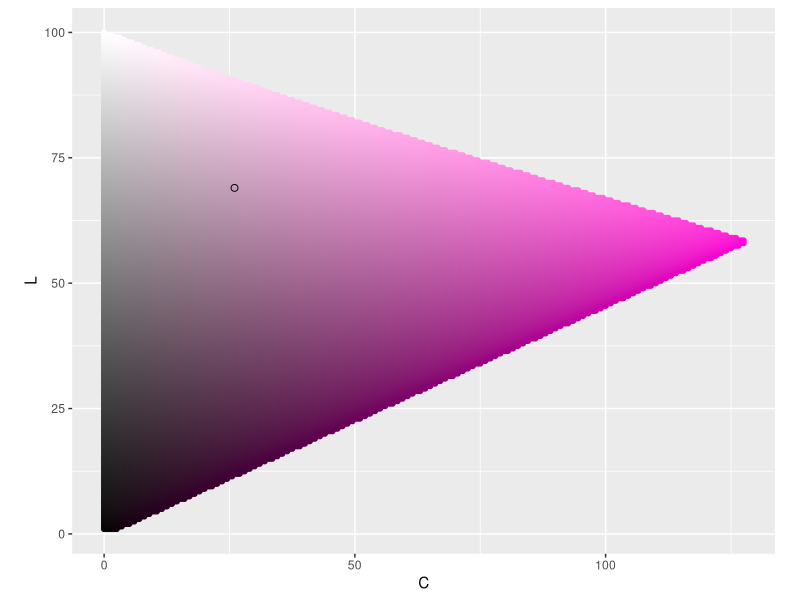
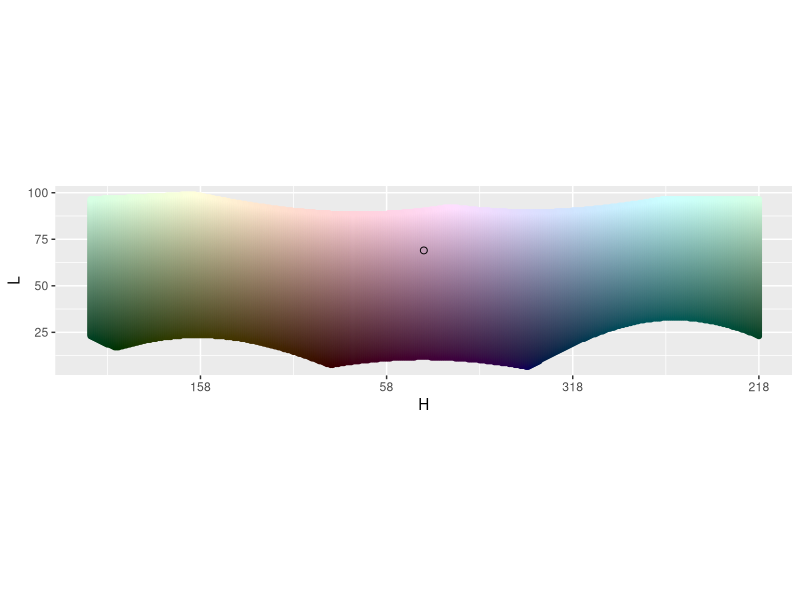
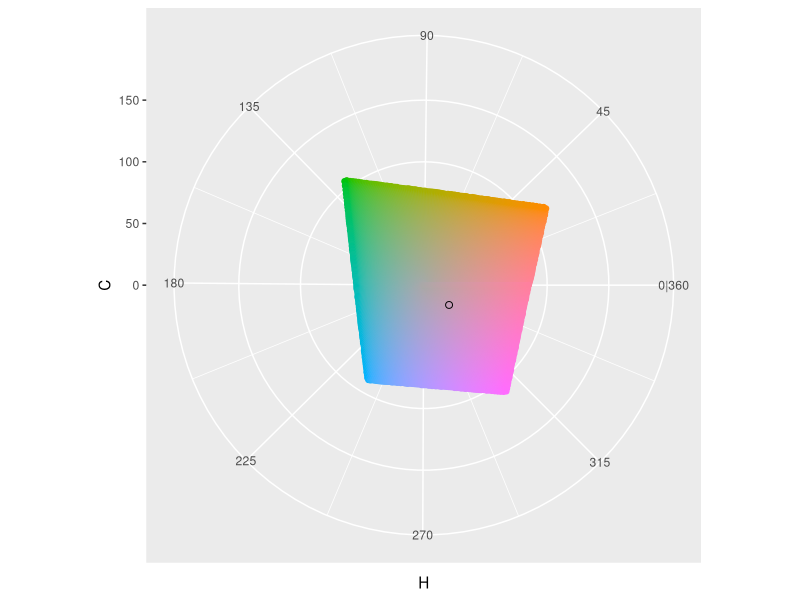
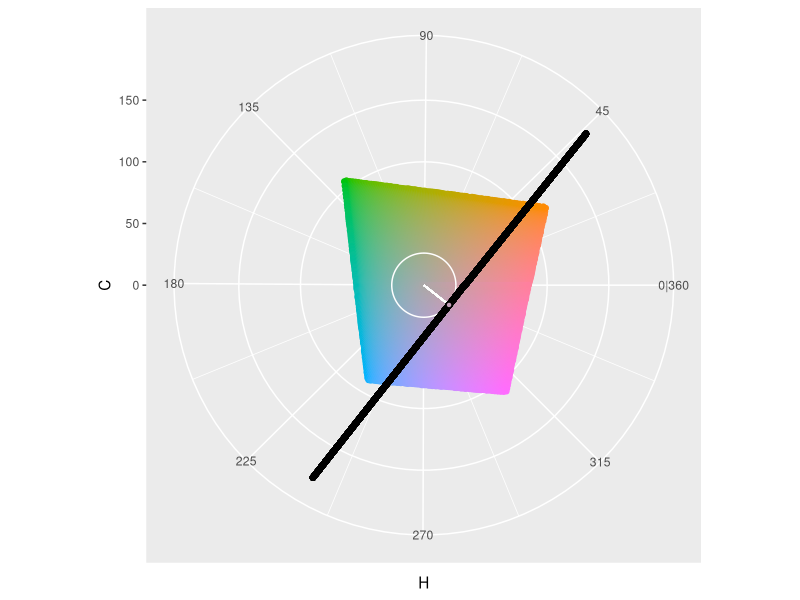
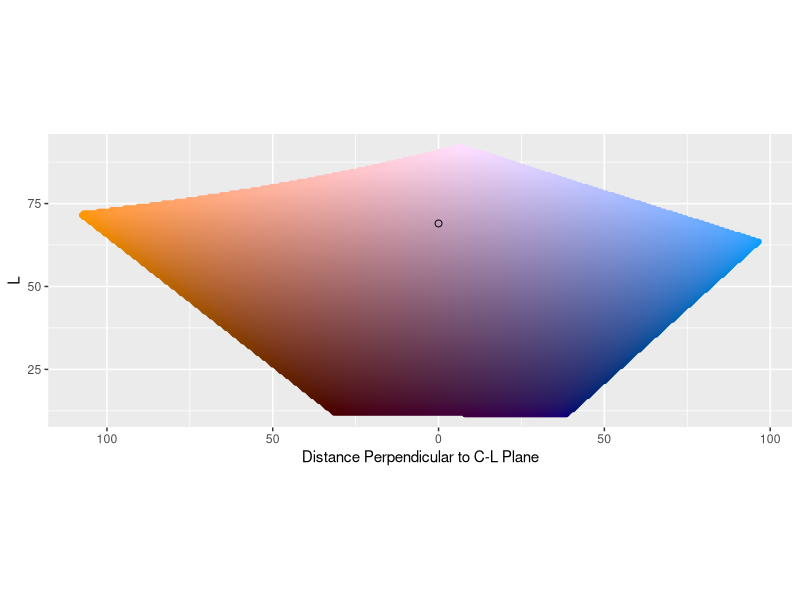
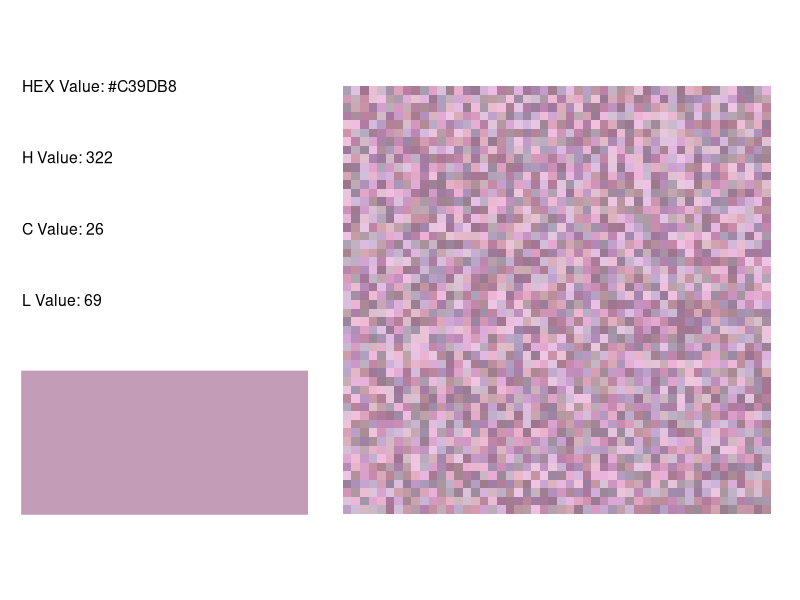
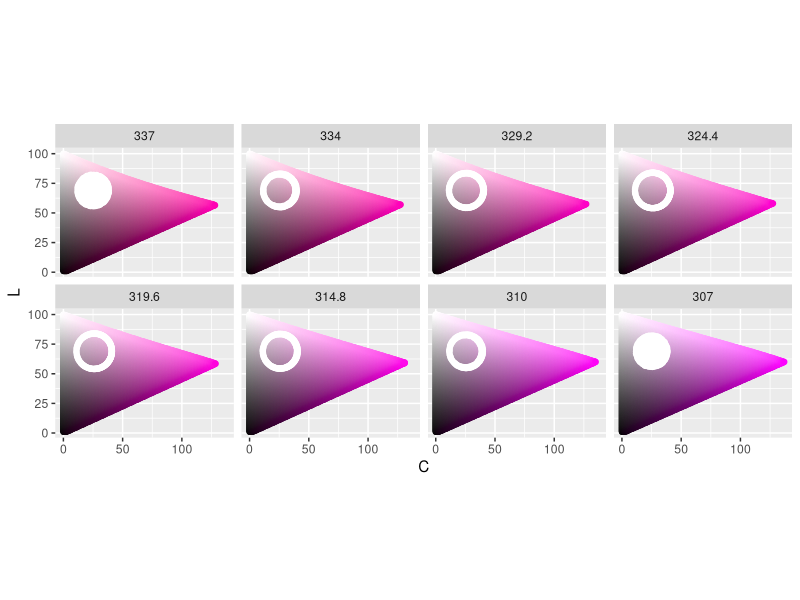
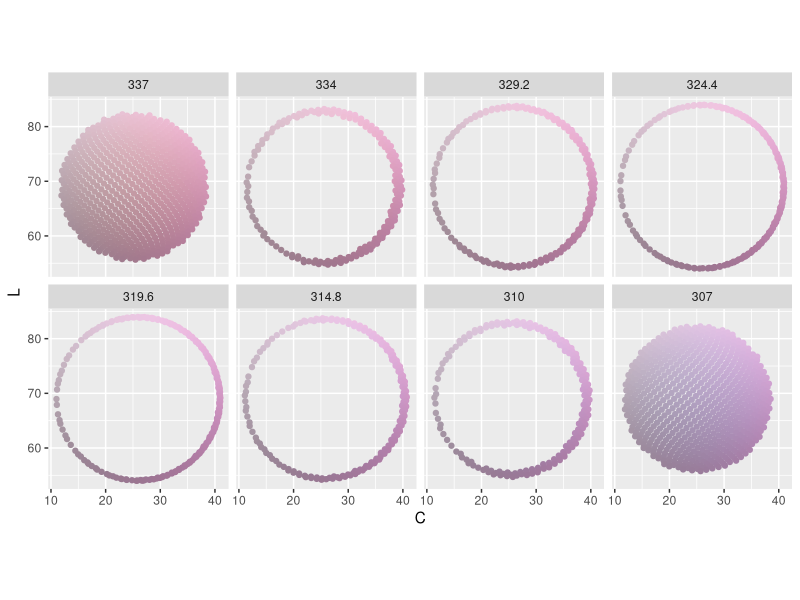

These charts were generated, in order, by the following R code:
## ---- chunk 1
#| code-fold: true
#| code-summary: "[A Lot of Setup Code]"

##---------
# Libraries
##---------
library(tidyverse)
library(patchwork)
library(colorspace)

##------------
# Pick a color
##------------
H_point <- 322
C_point <- 26
L_point <- 69

color_hex <- hcl(H_point, 
                 C_point, 
                 L_point,
                 fixup = FALSE)

##--------------------------------
# See color in H, C, L color space 
##--------------------------------
# C-L Plane ----
get_C_L_plane <- function(H_point) {
  expand_grid(H = H_point,
              C = seq(0, 180, .5),
              L = seq(1, 100, .5)) %>%
    mutate(color_value = hcl(H, C, L, fixup = FALSE)) %>%
    filter(!is.na(color_value))
}
C_L_plane <- get_C_L_plane(H_point)

graph_C_L_plane <- function(C_L_plane, color_hex) {
  ggplot() +
    geom_point(data = C_L_plane,
               aes(C, L, color = color_value, fill = color_value)) +
    scale_x_continuous(labels = abs) +
    scale_color_identity() +
    scale_fill_identity() +
    geom_point(aes(x = C_point,
                   y = L_point),
               color = 'black',
               fill = color_hex,
               shape = 21,
               size = 2) +
    coord_equal()
}
graph_C_L_plane(C_L_plane, color_hex)

# H-L Curve ----
get_H_L_curve <- function(C_point) {
  expand_grid(H = seq(1, 360, 1),
              C = C_point,
              L = seq(1, 100, .5)) %>%
    mutate(color_value = hcl(H, C, L, fixup = FALSE)) %>%
    filter(!is.na(color_value))
}
H_L_curve <- get_H_L_curve(C_point)

label_H_center <- function(H_point, ...) {
  function(x) {(x + (180 - H_point)) %% 360}
}

graph_H_L_curve <- function(H_L_curve, color_hex, H_point) {
  ggplot() +
    geom_point(data = H_L_curve,
               aes((H + (180 - H_point)) %% 360, L, 
                   color = color_value, fill = color_value)) +
    scale_color_identity() +
    scale_fill_identity() +
    geom_point(aes(x = 180, # Because we rotated points to not drop over edge
                   y = L_point),
               color = 'black',
               fill = color_hex,
               shape = 21,
               size = 2) +
    scale_x_reverse('H', # Like you're standing on the inside
                    labels = label_H_center(H_point = H_point),
                    limits = c(360, 0)) +
    coord_equal()
}
graph_H_L_curve(H_L_curve, color_hex, H_point)

# H-C plane ----
get_H_C_plane <- function(L_point){
  expand_grid(H = seq(1, 360, 1),
              C = seq(0, 180, .5),
              L = L_point) %>%
    mutate(color_value = hcl(H, C, L, fixup = FALSE)) %>%
    filter(!is.na(color_value))
}
H_C_plane <- get_H_C_plane(L_point)

graph_H_C_plane <- function(H_C_plane, color_hex) {
  ggplot() +
    geom_point(data = H_C_plane,
               aes(H, C, color = color_value, fill = color_value)) +
    scale_color_identity() +
    scale_fill_identity() +
    scale_x_continuous(breaks = seq(45, 360, 45),
                       minor_breaks = seq(0, 315, 45) + 45/2,
                       labels = c('45', '90', '135', '180', 
                                  '225', '270', '315', '0|360')) +
    scale_y_continuous(limits = c(0, 180)) +
    geom_point(aes(x = H_point,
                   y = C_point),
               color = 'black',
               fill = color_hex,
               shape = 21,
               size = 2) +
    coord_polar(start = 270 * pi / 180,
                direction = -1)
}
graph_H_C_plane(H_C_plane, color_hex)

# C tangent plane ----
C_circle <- data.frame(H = seq(1, 360),
                       C = C_point,
                       color_value = "white")
C_tangent_plane <- expand_grid(x = C_point, # Plane perpendicular to H at C
                               perpendicular_from_C_L = 
                                 seq(-sqrt(180^2 - C_point^2), sqrt(180^2 - C_point^2)),
                               L = seq(1, 100, 1)) %>%
  mutate(x_rotate = x * cos(H_point * pi/180) -  # rotate
           perpendicular_from_C_L * sin(H_point * pi/180),
         y_rotate = x * sin(H_point * pi/180) + 
           perpendicular_from_C_L * cos(H_point * pi/180)) %>%
  mutate(x = x_rotate,
         y = y_rotate) %>%
  select(-x_rotate, -y_rotate)  %>%
  mutate(H = (atan2(y, x) * 180/pi) %% 360,
         C = sqrt(x^2 + y^2)) %>%
  mutate(color_value = "white")
ggplot(data = H_C_plane,
       aes(H, C, color = color_value, fill = color_value)) +
  geom_point() +
  scale_color_identity() +
  scale_fill_identity() +
  scale_x_continuous(breaks = seq(45, 360, 45),
                     minor_breaks = seq(0, 315, 45) + 45/2,
                     labels = c('45', '90', '135', '180', 
                                '225', '270', '315', '0|360')) +
  scale_y_continuous(limits = c(0, 180)) +
  geom_path(data = C_circle) +
  geom_segment(x = H_point,
               y = 0,
               xend = H_point,
               yend = C_point,
               col = "white") +
  geom_point(data = C_tangent_plane, col = "black") +
  geom_point(x = H_point,
             y = C_point,
             color = 'black',
             fill = color_hex,
             shape = 21) +
  coord_polar(start = 270 * pi / 180,
              direction = -1)

get_C_tangent_plane <- function(H_point, C_point) {
  expand_grid(x = C_point, # Plane perpendicular to H at C
              perpendicular_from_C_L = seq(-180, 180, .5),
              L = seq(1, 100, .5)) %>%
    mutate(x_rotate = x * cos(H_point * pi/180) -  # rotate
             perpendicular_from_C_L * sin(H_point * pi/180),
           y_rotate = x * sin(H_point * pi/180) + 
             perpendicular_from_C_L * cos(H_point * pi/180)) %>%
    mutate(x = x_rotate,
           y = y_rotate) %>%
    select(-x_rotate, -y_rotate)  %>%
    mutate(H = (atan2(y, x) * 180/pi) %% 360,
           C = sqrt(x^2 + y^2)) %>%
    mutate(color_value = hcl(H, C, L, fixup = FALSE)) %>%
    filter(!is.na(color_value))
}
C_tangent_plane <- get_C_tangent_plane(H_point, C_point)

graph_C_tangent_plane <- function(C_tangent_plane, color_hex) {
  ggplot() +
    geom_point(data = C_tangent_plane,
               aes(perpendicular_from_C_L, L, 
                   color = color_value, fill = color_value)) +
    scale_color_identity() +
    scale_fill_identity() +
    scale_x_reverse("Distance Perpendicular to C-L Plane",
                    labels = abs) +
    geom_point(aes(x = 0,
                   y = L_point),
               color = 'black',
               fill = color_hex,
               shape = 21,
               size = 2) +
    coord_equal()
}
graph_C_tangent_plane(C_tangent_plane, color_hex)
## ---- chunk 2
#| code-fold: true
#| code-summary: "[xyL Perimeter Code]"

##------------------
# x, y, L perimeter
##------------------
width <- 15
n_color <- 50 ^ 2

# http://extremelearning.com.au/how-to-evenly-distribute-points-on-a-sphere-more-effectively-than-the-canonical-fibonacci-lattice/#more-3069
get_xyl_data <- function(H_point, C_point, L_point, width, n_color) {
  data.frame(theta = 2 * pi * seq(0, n_color - 1) / ((1 + sqrt(5)) / 2),
             phi = acos(1 - 2 * (seq(0, n_color - 1) + .5) / n_color)) %>%
    mutate(x = cos(theta) * sin(phi),
           y = sin(theta) * sin(phi),
           L = cos(phi)) %>%
    mutate(x = x * width + C_point * cos(H_point * pi/180),
           y = y * width + C_point * sin(H_point * pi/180),
           L = L * width + L_point) %>%
    mutate(H = (atan2(y, x) * 180/pi) %% 360,
           C = sqrt(x^2 + y^2)) %>%
    filter(L >= 0 & L <= 100 & C >= 0) %>%
    mutate(color_value = hcl(h = H,
                             c = C,
                             l = L)) %>%
    mutate(x = C * cos(H * pi/180),
           y = C * sin(H * pi/180)) %>%
    mutate(perpendicular_from_C_L = x * sin(-H_point * pi/180) + 
             y * cos(-H_point * pi/180),
           parallel_along_C_L = x * cos(-H_point * pi/180) - 
             y * sin(-H_point * pi/180)) %>%
    mutate(row_value = sample(row_number(), n()),
           col_value = ceiling(row_value / sqrt(n_color))) %>%
    mutate(row_value = (row_value %% sqrt(n_color)) + 1) %>%
    mutate(L_cut = as.character(
      cut(L, breaks = c(-Inf, seq(L_point - width, 
                                  L_point + width, 
                                  length.out = 7), 
                        Inf),
          labels = c(L_point - width, 
                     seq(L_point - (width * .8), 
                         L_point + (width * .8), 
                         length.out = 6), 
                     L_point + width))),
      C_cut = as.character(
        cut(C,
            breaks = c(-Inf, 
                       seq(C_point - width, 
                           C_point + width, 
                           length.out = 7), 
                       Inf),
            labels = c(C_point - width, 
                       seq(C_point - (width * .8), 
                           C_point + (width * .8), 
                           length.out = 6), 
                       C_point + width))),
      H_cut = as.character(
        cut((180 - abs(abs(H - H_point) - 180)) * 
              sign(180 - abs(H - H_point)) * 
              sign(H - H_point),
            breaks = c(-Inf, 
                       seq(0 - width, 
                           0 + width, 
                           length.out = 7), 
                       Inf),
            labels = c(H_point - width, 
                       seq(H_point - (width * .8), 
                           H_point + (width * .8), 
                           length.out = 6), 
                       H_point + width) %% 360)),
      perpendicular_from_C_L_cut = as.character(
        cut(perpendicular_from_C_L,
            breaks = c(-Inf, seq(0 - width, 
                                 0 + width, 
                                 length.out = 7), 
                       Inf),
            labels = c(0 - width, 
                       seq(0 - (width * .8), 
                           0 + (width * .8), 
                           length.out = 6), 
                       0 + width))),
      parallel_along_C_L_cut = as.character(
        cut(parallel_along_C_L,
            breaks = c(-Inf, 
                       seq(C_point - width, 
                           C_point + width, 
                           length.out = 7), 
                       Inf),
            labels = c(C_point - width, 
                       seq(C_point - (width * .8), 
                           C_point + (width * .8), 
                           length.out = 6), 
                       C_point + width)))) %>%
    mutate(L_cut = as.factor(as.numeric(L_cut)),
           C_cut = as.factor(as.numeric(C_cut)),
           H_cut = as.factor(as.numeric(H_cut)),
           perpendicular_from_C_L_cut = 
             as.factor(as.numeric(perpendicular_from_C_L_cut)),
           parallel_along_C_L_cut = 
             as.factor(as.numeric(parallel_along_C_L_cut))) %>%
    mutate(H_cut = fct_expand(H_cut, 
                              as.character(c(H_point - width, 
                                             seq(H_point - (width * .8), 
                                                 H_point + (width * .8), 
                                                 length.out = 6), 
                                             H_point + width) %% 360)),
           perpendicular_from_C_L_cut = 
             fct_expand(perpendicular_from_C_L_cut,
                        as.character(c(0 - width, 
                                       seq(0 - (width * .8), 
                                           0 + (width * .8), 
                                           length.out = 6), 
                                       0 + width)))) %>%
    mutate(H_cut = fct_relevel(H_cut, 
                               as.character(c(H_point - width, 
                                              seq(H_point - (width * .8), 
                                                  H_point + (width * .8), 
                                                  length.out = 6), 
                                              H_point + width) %% 360)),
           perpendicular_from_C_L_cut = 
             fct_relevel(perpendicular_from_C_L_cut,
                         as.character(c(0 - width, 
                                        seq(0 - (width * .8), 
                                            0 + (width * .8), 
                                            length.out = 6), 
                                        0 + width)))) %>%
    mutate(H_cut = fct_rev(H_cut),
           perpendicular_from_C_L_cut = fct_rev(perpendicular_from_C_L_cut))
}

xyl <- get_xyl_data(H_point, C_point, L_point, width, n_color)

graph_info <- function(H_point, C_point, L_point) {
  color_hex <- hcl(H_point, 
                   C_point,
                   L_point,
                   fixup = FALSE)
  
  ggplot() +
    geom_rect(aes(xmin = 0, xmax = 1,
                  ymin = 0, ymax = .5), col = color_hex, fill = color_hex) +
    geom_text(data = data.frame(x = 0,
                                y = seq(1.5, .75, -.25),
                                label = c(paste("HEX Value:", color_hex), 
                                          paste("H Value:", H_point),
                                          paste("C Value:", C_point),
                                          paste("L Value:", L_point))),
              aes(x, y, label = label), hjust = 0, size = 4) +
    coord_equal() +
    theme_void()
}

graph_sample <- function(color_points) {
  ggplot(data = color_points,
         aes(x = row_value,
             y = col_value,
             fill = color_value)) +
    geom_tile() +
    coord_equal() +
    scale_fill_identity() +
    theme_void()
}

p1 <- graph_info(H_point, C_point, L_point)
p2 <- graph_sample(xyl)
p1 + p2

# C L plane by H
graph_C_L_by_H <- function(color_points) {
  ggplot(data = color_points, aes(C, L, 
                                  col = color_value, fill = color_value)) +
    geom_point() +
    scale_color_identity() +
    scale_fill_identity() +
    facet_wrap(~ H_cut, nrow = 2) +
    coord_equal() 
}

get_C_L_plane_by_H <- function(color_points, H_point, width) {
  map_dfr(as.numeric(as.character(unique(color_points$H_cut))), 
          get_C_L_plane) %>%
    mutate(H_cut = as.factor(H)) %>%
    mutate(H_cut = fct_expand(H_cut, 
                              as.character(c(H_point - width, 
                                             seq(H_point - (width * .8), 
                                                 H_point + (width * .8), 
                                                 length.out = 6), 
                                             H_point + width) %% 360))) %>%
    mutate(H_cut = fct_relevel(H_cut, 
                               as.character(c(H_point - width, 
                                              seq(H_point - (width * .8), 
                                                  H_point + (width * .8), 
                                                  length.out = 6), 
                                              H_point + width) %% 360))) %>%
    mutate(H_cut = fct_rev(H_cut))
}
C_L_plane_by_H <- get_C_L_plane_by_H(xyl, H_point, width)

graph_C_L_plane_by_H <- function(C_L_plane, color_points) {
  ggplot() +
    geom_point(data = C_L_plane,
               aes(C, L, color = color_value, fill = color_value)) +
    geom_point(data = color_points,
               aes(C, L, color = "white", fill = "white")) +
    scale_x_continuous(labels = abs) +
    scale_color_identity() +
    scale_fill_identity() +
    facet_wrap(~ H_cut, nrow = 2) +
    coord_equal()
}
graph_C_L_plane_by_H(C_L_plane_by_H, xyl)
graph_C_L_by_H(xyl)

# H L curve
graph_H_L_by_C <- function(color_points, H_point) {
  ggplot(data = color_points, aes((H + (180 - H_point)) %% 360, L, 
                                  color = color_value, fill = color_value)) +
    geom_point() +
    scale_color_identity() +
    scale_fill_identity() +
    scale_x_reverse('H', # Like you're standing on the inside
                    labels = label_H_center(H_point = H_point)) +
    facet_wrap(~ C_cut, nrow = 2) +
    coord_equal()
}

get_H_L_curve_by_C <- function(color_points) {
  map_dfr(as.numeric(as.character(
    unique(color_points$C_cut))), get_H_L_curve) %>%
    mutate(C_cut = as.factor(C))
}
H_L_curve_by_C <- get_H_L_curve_by_C(xyl)

graph_H_L_curve_by_C <- function(H_L_curve_by_C, color_points, H_point) {
  ggplot() +
    geom_point(data = H_L_curve_by_C,
               aes((H + (180 - H_point)) %% 360, L, 
                   color = color_value, fill = color_value)) +
    geom_point(data = color_points,
               aes((H + (180 - H_point)) %% 360, L, 
                   color = "white", fill = "white")) +
    scale_color_identity() +
    scale_fill_identity() +
    scale_x_reverse('H', # Like you're standing on the inside
                    labels = label_H_center(H_point = H_point),
                    limits = c(360, 0)) +
    facet_wrap(~ C_cut, nrow = 2) +
    coord_equal()
}
graph_H_L_curve_by_C(H_L_curve_by_C, xyl, H_point)
graph_H_L_by_C(xyl, H_point)

# H C plane by L
graph_x_y_by_L <- function(color_points, H_point) {
  ggplot(data = color_points, aes(x, y, 
                                  col = color_value, fill = color_value)) +
    geom_abline(slope = c(tan(-67.5 * pi/180), 
                          tan(-45 * pi/180), 
                          tan(-22.5 * pi/180),
                          0, 100000,
                          tan(22.5 * pi/180), 
                          tan(45 * pi/180), 
                          tan(67.5 * pi/180)), 
                intercept = 0,
                color = "white") +
    geom_abline(slope = tan(H_point * pi/180), 
                intercept = 0,
                color = "black") +
    geom_point() +
    scale_color_identity() +
    scale_fill_identity() +
    facet_wrap(~ L_cut, nrow = 2) +
    coord_equal() +
    theme(axis.line=element_blank(), axis.text.x=element_blank(),
          axis.text.y=element_blank(), axis.ticks=element_blank(),
          axis.title.x=element_blank(), axis.title.y=element_blank(),
          panel.grid.major=element_blank(), panel.grid.minor=element_blank())
}

get_H_C_plane_by_L <- function(color_points) {
  map_dfr(as.numeric(
    as.character(unique(color_points$L_cut))), get_H_C_plane) %>%
    mutate(L_cut = as.factor(L))
}
H_C_plane_by_L <- get_H_C_plane_by_L(xyl)

graph_H_C_plane_by_L <- function(H_C_plane_by_L, color_points) {
  ggplot() +
    geom_point(data = H_C_plane_by_L,
               aes(H, C, color = color_value, fill = color_value)) +
    geom_point(data = color_points,
               aes(H , C, color = "white", fill = "white")) +
    scale_color_identity() +
    scale_fill_identity() +
    scale_x_continuous(breaks = seq(45, 360, 45),
                       minor_breaks = seq(0, 315, 45) + 45/2,
                       labels = c('45', '90', '135', '180', 
                                  '225', '270', '315', '0|360')) +
    scale_y_continuous(limits = c(0, 180)) +
    facet_wrap(~ L_cut, nrow = 2) +
    coord_polar(start = 270 * pi / 180,
                direction = -1)
}
graph_H_C_plane_by_L(H_C_plane_by_L, xyl)
graph_x_y_by_L(xyl, H_point)

# C tangent plane
label_perpendicular_from_C_L_cut<- function(x) {
  as.character(abs(as.numeric(x)))
}

graph_parallel_perpendicular_by_L <- function(color_points) {
  ggplot(data = color_points, 
         aes(x = parallel_along_C_L,
             y = perpendicular_from_C_L,
             color = color_value)) +
    geom_point() +
    scale_color_identity() +
    scale_y_continuous("Distance Perpendicular to C-L Plane", # similar to H
                       labels = abs) +
    labs(x = "Distance Parallel to C-L Plane") + # similar to C
    facet_wrap(~ L_cut, nrow = 2) +
    coord_equal()
}
graph_parallel_perpendicular_by_L(xyl)

graph_perpendicular_L_by_parallel <- function(color_points) {
  ggplot(data = color_points, 
         aes(x = perpendicular_from_C_L,
             y = L,
             color = color_value)) +
    geom_point() +
    scale_color_identity() +
    scale_x_continuous("Distance Perpendicular to C-L Plane",
                       labels = abs) +
    scale_y_continuous(labels = abs) +
    facet_wrap(~ parallel_along_C_L_cut, nrow = 2) +
    coord_equal()
}
graph_perpendicular_L_by_parallel(xyl)

graph_parallel_L_by_perpendicular <- function(color_points) {
  ggplot(data = color_points, 
         aes(x = parallel_along_C_L,
             y = L,
             color = color_value)) +
    geom_point() +
    scale_color_identity() +
    labs(x = "Distance Parallel to C-L Plane") +
    facet_wrap(~ perpendicular_from_C_L_cut, nrow = 2,
               labeller = as_labeller(label_perpendicular_from_C_L_cut)) +
    coord_equal()
}
graph_parallel_L_by_perpendicular(xyl)
## ---- chunk 3
#| code-fold: true
#| code-summary: "[HCL Perimeter Code]"

##------------------
# H, C, L, perimeter
##------------------
get_hcl_data <- function(H_point, C_point, L_point, width, n_color) {
 data.frame(theta = 2 * pi * seq(0, n_color - 1) / ((1 + sqrt(5)) / 2),
                  phi = acos(1 - 2 * (seq(0, n_color - 1) + .5) / n_color)) %>%
  mutate(H = cos(theta) * sin(phi),
         C = sin(theta) * sin(phi),
         L = cos(phi)) %>%
  mutate(H = H * width + H_point,
         C = C * width + C_point,
         L = L * width + L_point) %>%
  mutate(H = H %% 360) %>% # not really needed except for graphs
  filter(L >= 0 & L <= 100 & C >= 0) %>%
  mutate(color_value = hcl(h = H,
                           c = C,
                           l = L)) %>%
  mutate(x = C * cos(H * pi/180),
         y = C * sin(H * pi/180)) %>%
  mutate(perpendicular_from_C_L = x * sin(-H_point * pi/180) + 
           y * cos(-H_point * pi/180), # not a C value since we didn't rotate by H
         parallel_along_C_L = x * cos(-H_point * pi/180) - 
           y * sin(-H_point * pi/180)) %>%
  mutate(row_value = sample(row_number(), n()),
         col_value = ceiling(row_value / sqrt(n_color))) %>%
  mutate(row_value = (row_value %% sqrt(n_color)) + 1) %>%
  mutate(L_cut = as.character(
    cut(L, breaks = c(-Inf, seq(L_point - width, 
                                L_point + width, 
                                length.out = 7), 
                      Inf),
        labels = c(L_point - width, 
                   seq(L_point - (width * .8), 
                       L_point + (width * .8), 
                       length.out = 6), 
                   L_point + width))),
         C_cut = as.character(
           cut(C,
               breaks = c(-Inf, 
                          seq(C_point - width, 
                              C_point + width, 
                              length.out = 7), 
                          Inf),
               labels = c(C_point - width, 
                          seq(C_point - (width * .8), 
                              C_point + (width * .8), 
                              length.out = 6), 
                          C_point + width))),
         H_cut = as.character(
           cut((180 - abs(abs(H - H_point) - 180)) * 
                 sign(180 - abs(H - H_point)) * 
                 sign(H - H_point),
               breaks = c(-Inf, 
                          seq(0 - width, 
                              0 + width, 
                              length.out = 7), 
                          Inf),
               labels = c(H_point - width, 
                          seq(H_point - (width * .8), 
                              H_point + (width * .8), 
                              length.out = 6), 
                          H_point + width) %% 360)),
         perpendicular_from_C_L_cut = as.character(
           cut(perpendicular_from_C_L,
               breaks = c(-Inf, seq(0 - width, 
                                    0 + width, 
                                    length.out = 7), 
                          Inf),
               labels = c(0 - width, 
                          seq(0 - (width * .8), 
                              0 + (width * .8), 
                              length.out = 6), 
                          0 + width))),
         parallel_along_C_L_cut = as.character(
           cut(parallel_along_C_L,
               breaks = c(-Inf, 
                          seq(C_point - width, 
                              C_point + width, 
                              length.out = 7), 
                          Inf),
               labels = c(C_point - width, 
                          seq(C_point - (width * .8), 
                              C_point + (width * .8), 
                              length.out = 6), 
                          C_point + width)))) %>%
  mutate(L_cut = as.factor(as.numeric(L_cut)),
         C_cut = as.factor(as.numeric(C_cut)),
         H_cut = as.factor(as.numeric(H_cut)),
         perpendicular_from_C_L_cut = 
           as.factor(as.numeric(perpendicular_from_C_L_cut)),
         parallel_along_C_L_cut = 
           as.factor(as.numeric(parallel_along_C_L_cut))) %>%
  mutate(H_cut = fct_expand(H_cut, 
                            as.character(c(H_point - width, 
                                           seq(H_point - (width * .8), 
                                               H_point + (width * .8), 
                                               length.out = 6), 
                                           H_point + width) %% 360)),
         perpendicular_from_C_L_cut = 
           fct_expand(perpendicular_from_C_L_cut,
                      as.character(c(0 - width, 
                                     seq(0 - (width * .8), 
                                         0 + (width * .8), 
                                         length.out = 6), 
                                     0 + width)))) %>%
  mutate(H_cut = fct_relevel(H_cut, 
                             as.character(c(H_point - width, 
                                            seq(H_point - (width * .8), 
                                                H_point + (width * .8), 
                                                length.out = 6), 
                                            H_point + width) %% 360)),
         perpendicular_from_C_L_cut = 
           fct_relevel(perpendicular_from_C_L_cut,
                      as.character(c(0 - width, 
                                     seq(0 - (width * .8), 
                                         0 + (width * .8), 
                                         length.out = 6), 
                                     0 + width)))) %>%
  mutate(H_cut = fct_rev(H_cut),
         perpendicular_from_C_L_cut = fct_rev(perpendicular_from_C_L_cut))
}

hcl <- get_hcl_data(H_point, C_point, L_point, width, n_color)

p1 <- graph_info(H_point, C_point, L_point)
p2 <- graph_sample(hcl)
p1 + p2

# C L plane by H
C_L_plane_by_H <- get_C_L_plane_by_H(hcl, H_point, width)
graph_C_L_by_H(hcl)
graph_C_L_plane_by_H(C_L_plane_by_H, hcl)

# H L curve
H_L_curve_by_C <- get_H_L_curve_by_C(hcl)
graph_H_L_by_C(hcl, H_point)
graph_H_L_curve_by_C(H_L_curve_by_C, hcl, H_point)

# H C plane by L
H_C_plane_by_L <- get_H_C_plane_by_L(hcl)
graph_x_y_by_L(hcl, H_point)
graph_H_C_plane_by_L(H_C_plane_by_L, hcl)

# C tangent plane
graph_parallel_perpendicular_by_L(hcl)

graph_perpendicular_L_by_parallel(hcl)

graph_parallel_L_by_perpendicular(hcl)
## ---- chunk 4
#| code-fold: true
#| code-summary: "[Compare Code]"

##-------
# Compare
##-------
compare <- rbind(xyl[, c('H', 'C', 'L', 'x', 'y', 
                         'H_cut', 'C_cut', 'L_cut', 
                         'perpendicular_from_C_L', 'parallel_along_C_L', 
                         'perpendicular_from_C_L_cut', 'parallel_along_C_L_cut',
                         'row_value', 'col_value', 'color_value')],
                 hcl[, c('H', 'C', 'L', 'x', 'y', 
                         'H_cut', 'C_cut', 'L_cut', 
                         'perpendicular_from_C_L', 'parallel_along_C_L', 
                         'perpendicular_from_C_L_cut', 'parallel_along_C_L_cut',
                         'row_value', 'col_value', 'color_value')]) %>%
  mutate(setting = c(rep('XYL', n_color), rep('HCL', n_color))) 

# C L plane
graph_C_L_by_H_comparison <- function(color_points) {
  ggplot(data = color_points, aes(C, L, col = setting)) +
    geom_point(alpha = .5) +
    facet_wrap(~ H_cut, nrow = 2) +
    coord_equal() +
    scale_color_discrete("") +
    theme(legend.position = "bottom")
}
graph_C_L_by_H_comparison(compare)

# H L curve
graph_H_L_by_C_comparison <- function(color_points, H_point) {
  ggplot(data = color_points, 
         aes((H + (180 - H_point)) %% 360, L, color = setting)) +
    geom_point(alpha = .5) +
    scale_x_reverse('H',
                    labels = label_H_center(H_point = H_point)) +
    facet_wrap(~ C_cut, nrow = 2) +
    coord_equal() +
    scale_color_discrete("") +
    theme(legend.position = "bottom")
}
graph_H_L_by_C_comparison(compare, H_point)

# H C plane
graph_x_y_by_L_comparison <- function(color_points, H_point) {
  ggplot(data = color_points, aes(x, y, col = setting)) +
    geom_abline(slope = c(tan(-67.5 * pi/180), 
                          tan(-45 * pi/180), 
                          tan(-22.5 * pi/180),
                          0, 100000,
                          tan(22.5 * pi/180), 
                          tan(45 * pi/180), 
                          tan(67.5 * pi/180)), 
                intercept = 0,
                color = "white") +
    geom_abline(slope = tan(H_point * pi/180), 
                intercept = 0,
                color = "black") +
    geom_point(alpha = .5) +
    facet_wrap(~ L_cut, nrow = 2) +
    coord_equal() +
    scale_color_discrete("") +
    theme(legend.position = "bottom",
          axis.line=element_blank(), axis.text.x=element_blank(),
          axis.text.y=element_blank(), axis.ticks=element_blank(),
          axis.title.x=element_blank(), axis.title.y=element_blank(),
          panel.grid.major=element_blank(), panel.grid.minor=element_blank())
}
graph_x_y_by_L_comparison(compare, H_point)

# C tangent plane
graph_parallel_perpendicular_by_L_comparison <- function(color_points) {
  ggplot(data = color_points, 
         aes(x = parallel_along_C_L,
             y = perpendicular_from_C_L,
             color = setting)) +
    geom_point(alpha = .5) +
    scale_y_continuous("Distance Perpendicular to C-L Plane",
                       labels = abs) +
    labs(x = "Distance Parallel to C-L Plane") +
    facet_wrap(~ L_cut, nrow = 2) +
    coord_equal() +
    scale_color_discrete("") +
    theme(legend.position = "bottom")
}
graph_parallel_perpendicular_by_L_comparison(compare)

graph_perpendicular_L_by_parallel_comparison <- function(color_points) {
  ggplot(data = color_points, 
         aes(x = perpendicular_from_C_L,
             y = L,
             color = setting)) +
    geom_point(alpha = .5) +
    scale_x_continuous("Distance Perpendicular to C-L Plane", 
            labels = abs) +
    scale_y_continuous(labels = abs) +
    facet_wrap(~ parallel_along_C_L_cut, nrow = 2) +
    coord_equal() +
    scale_color_discrete("") +
    theme(legend.position = "bottom")
}
graph_perpendicular_L_by_parallel_comparison(compare)

graph_parallel_L_by_perpendicular_comparison <- function(color_points) {
  ggplot(data = color_points, 
         aes(x = parallel_along_C_L,
             y = L,
             color = setting)) +
    geom_point(alpha = .5) +
    labs(x = "Distance Parallel to C-L Plane") +
    facet_wrap(~ perpendicular_from_C_L_cut, nrow = 2,
               labeller = as_labeller(label_perpendicular_from_C_L_cut)) +
    coord_equal() +
    scale_color_discrete("") +
    theme(legend.position = "bottom")
}
graph_parallel_L_by_perpendicular_comparison(compare)

compare <- compare %>%
  group_by(setting) %>%
  arrange((180 - abs(abs(H - H_point) - 180)) * 
            sign(180 - abs(H - H_point)) * sign(H - H_point)) %>%
  mutate(col_value = ceiling(row_number() / sqrt(n_color))) %>%
  arrange(col_value, L) %>%
  group_by(setting, col_value) %>%
  mutate(row_value = row_number())

ggplot(data = compare,
       aes(x = col_value,
           y = row_value,
           fill = color_value)) +
  geom_tile() +
  coord_equal() +
  scale_fill_identity() +
  theme_void() +
  facet_grid(~setting)

compare <- compare %>%
  group_by(setting) %>%
  arrange((180 - abs(abs(H - H_point) - 180)) * 
            sign(180 - abs(H - H_point)) * sign(H - H_point)) %>%
  mutate(col_value = ceiling(row_number() / sqrt(n_color))) %>%
  arrange(col_value, C) %>%
  group_by(setting, col_value) %>%
  mutate(row_value = row_number())

ggplot(data = compare,
       aes(x = col_value,
           y = row_value,
           fill = color_value)) +
  geom_tile() +
  coord_equal() +
  scale_fill_identity() +
  theme_void() +
  facet_grid(~setting)
## ---- chunk 5
#| code-fold: true
#| code-summary: "[Lower Chroma Value Code]"

## Try lower value of C ----
C_point <- 16

xyl <- get_xyl_data(H_point, C_point, L_point, width, n_color)

hcl <- get_hcl_data(H_point, C_point, L_point, width, n_color)

compare <- rbind(xyl[, c('H', 'C', 'L', 'x', 'y', 
                         'H_cut', 'C_cut', 'L_cut', 
                         'perpendicular_from_C_L', 'parallel_along_C_L', 
                         'perpendicular_from_C_L_cut', 'parallel_along_C_L_cut',
                         'row_value', 'col_value', 'color_value')],
                 hcl[, c('H', 'C', 'L', 'x', 'y', 
                         'H_cut', 'C_cut', 'L_cut', 
                         'perpendicular_from_C_L', 'parallel_along_C_L', 
                         'perpendicular_from_C_L_cut', 'parallel_along_C_L_cut',
                         'row_value', 'col_value', 'color_value')]) %>%
  mutate(setting = c(rep('XYL', n_color), rep('HCL', n_color))) 

# C L plane
graph_C_L_by_H_comparison(compare)

# H L curve
graph_H_L_by_C_comparison(compare, H_point)

# H C plane
graph_x_y_by_L_comparison(compare, H_point)

# C tangent plane
graph_parallel_perpendicular_by_L_comparison(compare)

graph_perpendicular_L_by_parallel_comparison(compare)

graph_parallel_L_by_perpendicular_comparison(compare)

compare <- compare %>%
  group_by(setting) %>%
  arrange((180 - abs(abs(H - H_point) - 180)) * 
            sign(180 - abs(H - H_point)) * sign(H - H_point)) %>%
  mutate(col_value = ceiling(row_number() / sqrt(n_color))) %>%
  arrange(col_value, L) %>%
  group_by(setting, col_value) %>%
  mutate(row_value = row_number())

ggplot(data = compare,
       aes(x = col_value,
           y = row_value,
           fill = color_value)) +
  geom_tile() +
  coord_equal() +
  scale_fill_identity() +
  theme_void() +
  facet_grid(~setting)

compare <- compare %>%
  group_by(setting) %>%
  arrange((180 - abs(abs(H - H_point) - 180)) * 
            sign(180 - abs(H - H_point)) * sign(H - H_point)) %>%
  mutate(col_value = ceiling(row_number() / sqrt(n_color))) %>%
  arrange(col_value, C) %>%
  group_by(setting, col_value) %>%
  mutate(row_value = row_number())

ggplot(data = compare,
       aes(x = col_value,
           y = row_value,
           fill = color_value)) +
  geom_tile() +
  coord_equal() +
  scale_fill_identity() +
  theme_void() +
  facet_grid(~setting)
## ---- chunk 6
#| code-fold: true
#| code-summary: "[Higher Chroma Value Code]"

## Try higher value of C ----
C_point <- 75
 
xyl <- get_xyl_data(H_point, C_point, L_point, width, n_color)

hcl <- get_hcl_data(H_point, C_point, L_point, width, n_color)

compare <- rbind(xyl[, c('H', 'C', 'L', 'x', 'y', 
                         'H_cut', 'C_cut', 'L_cut', 
                         'perpendicular_from_C_L', 'parallel_along_C_L', 
                         'perpendicular_from_C_L_cut', 'parallel_along_C_L_cut',
                         'row_value', 'col_value', 'color_value')],
                 hcl[, c('H', 'C', 'L', 'x', 'y', 
                         'H_cut', 'C_cut', 'L_cut', 
                         'perpendicular_from_C_L', 'parallel_along_C_L', 
                         'perpendicular_from_C_L_cut', 'parallel_along_C_L_cut',
                         'row_value', 'col_value', 'color_value')]) %>%
  mutate(setting = c(rep('XYL', n_color), rep('HCL', n_color))) 

# C L plane
graph_C_L_by_H_comparison(compare)

# H L curve
graph_H_L_by_C_comparison(compare, H_point)

# H C plane
graph_x_y_by_L_comparison(compare, H_point)

# C tangent plane
graph_parallel_perpendicular_by_L_comparison(compare)

graph_perpendicular_L_by_parallel_comparison(compare)

graph_parallel_L_by_perpendicular_comparison(compare)

compare <- compare %>%
  group_by(setting) %>%
  arrange((180 - abs(abs(H - H_point) - 180)) * 
            sign(180 - abs(H - H_point)) * sign(H - H_point)) %>%
  mutate(col_value = ceiling(row_number() / sqrt(n_color))) %>%
  arrange(col_value, L) %>%
  group_by(setting, col_value) %>%
  mutate(row_value = row_number())

ggplot(data = compare,
       aes(x = col_value,
           y = row_value,
           fill = color_value)) +
  geom_tile() +
  coord_equal() +
  scale_fill_identity() +
  theme_void() +
  facet_grid(~setting)

compare <- compare %>%
  group_by(setting) %>%
  arrange((180 - abs(abs(H - H_point) - 180)) * 
            sign(180 - abs(H - H_point)) * sign(H - H_point)) %>%
  mutate(col_value = ceiling(row_number() / sqrt(n_color))) %>%
  arrange(col_value, C) %>%
  group_by(setting, col_value) %>%
  mutate(row_value = row_number())

ggplot(data = compare,
       aes(x = col_value,
           y = row_value,
           fill = color_value)) +
  geom_tile() +
  coord_equal() +
  scale_fill_identity() +
  theme_void() +
  facet_grid(~setting)
